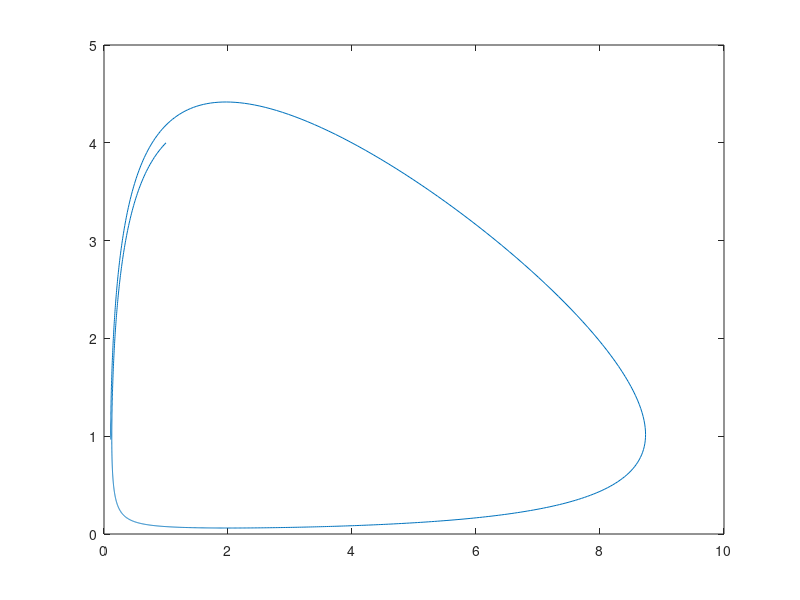
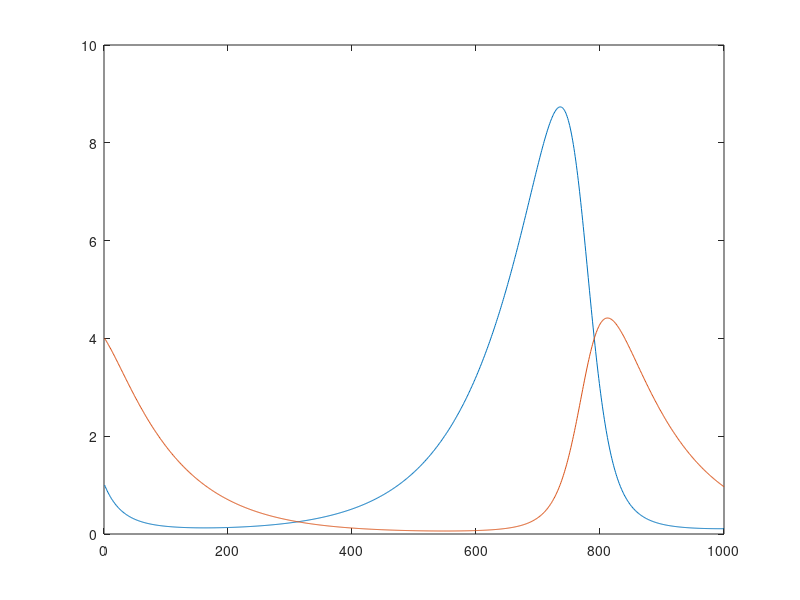
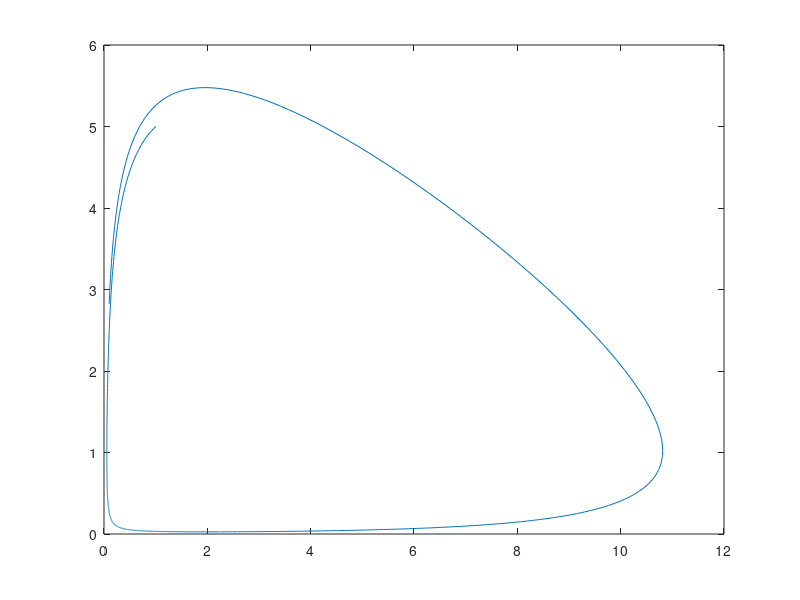
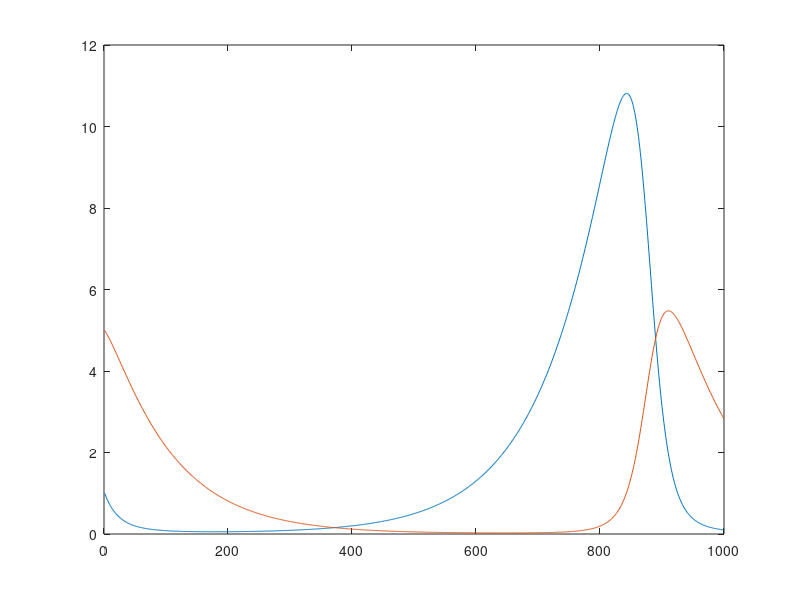

Reproduce these figures in MATLAB, in order.
#!/usr/bin/octave

# Analizando ahora solo por pares:
alpha =0.5;
AR=[ 0    -1;
     alpha 0];
x0 = [1,2,3,4,5,6]';
lenu = length(x0);
iters=1000;
r = [1,-1];
xt1 = zeros(lenu,iters);
xt1(:,1)=x0;
iters=1000;
dt = 0.01;
# funcion de interaccion entre poblaciones
function [xt,dt] = loktaVolterr(xt1,p,d,iter,r,AR,dt)
  xt = zeros(2,iter);
  xt(1,1) = xt1(p,1);
  xt(2,1) = xt1(d,1);
  for i=2:iter
    for j=1:2
      xt(j,i)= xt(j,i-1) + xt(j,i-1)*(r(j)+AR(j,:)*xt(:,i-1))*dt;
    end
  end
end

[Xt1,dt] = loktaVolterr(xt1,1,4,iters,r,AR,dt);
figure(1)
plot(Xt1(1,:),Xt1(2,:))
hold on
figure(2)
plot(1:iters,Xt1(1,:),1:iters,Xt1(2,:))
hold on
[Xt1,dt] = loktaVolterr(xt1,1,5,iters,r,AR,dt);
figure(3)
plot(Xt1(1,:),Xt1(2,:))
hold on
figure(4)
plot(1:iters,Xt1(1,:),1:iters,Xt1(2,:))
hold on
[Xt1,dt] = loktaVolterr(xt1,1,6,iters,r,AR,dt);
figure(5)
plot(Xt1(1,:),Xt1(2,:))
hold on
figure(6)
plot(1:iters,Xt1(1,:),1:iters,Xt1(2,:))
hold on
[Xt1,dt] = loktaVolterr(xt1,2,4,iters,r,AR,dt);
figure(7)
plot(Xt1(1,:),Xt1(2,:))
hold on
figure(8)
plot(1:iters,Xt1(1,:),1:iters,Xt1(2,:))
hold on
[Xt1,dt] = loktaVolterr(xt1,2,5,iters,r,AR,dt);
figure(9)
plot(Xt1(1,:),Xt1(2,:))
hold on
figure(10)
plot(1:iters,Xt1(1,:),1:iters,Xt1(2,:))
hold on
[Xt1,dt] = loktaVolterr(xt1,2,6,iters,r,AR,dt);
figure(11)
plot(Xt1(1,:),Xt1(2,:))
hold on
figure(12)
plot(1:iters,Xt1(1,:),1:iters,Xt1(2,:))
hold on
[Xt1,dt] = loktaVolterr(xt1,3,4,iters,r,AR,dt);
figure(13)
plot(Xt1(1,:),Xt1(2,:))
hold on
figure(14)
plot(1:iters,Xt1(1,:),1:iters,Xt1(2,:))
hold on
[Xt1,dt] = loktaVolterr(xt1,3,5,iters,r,AR,dt);
figure(15)
plot(Xt1(1,:),Xt1(2,:))
hold on
figure(16)
plot(1:iters,Xt1(1,:),1:iters,Xt1(2,:))
hold on
[Xt1,dt] = loktaVolterr(xt1,3,6,iters,r,AR,dt);
figure(17)
plot(Xt1(1,:),Xt1(2,:))
hold on
figure(18)
plot(1:iters,Xt1(1,:),1:iters,Xt1(2,:))
hold on
